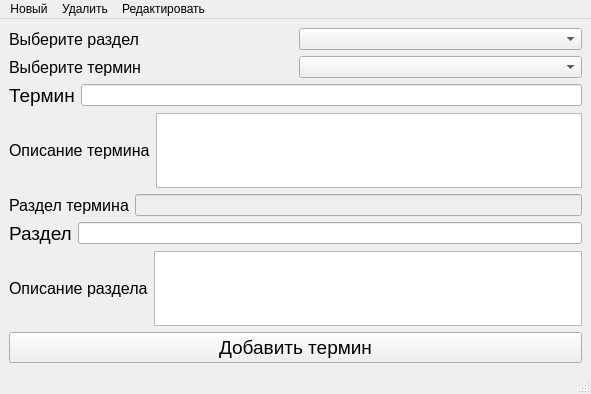
<?xml version="1.0" encoding="UTF-8"?>
<ui version="4.0">
 <class>MainWindow</class>
 <widget class="QMainWindow" name="MainWindow">
  <property name="geometry">
   <rect>
    <x>0</x>
    <y>0</y>
    <width>591</width>
    <height>394</height>
   </rect>
  </property>
  <property name="windowTitle">
   <string>Связь с базой данных</string>
  </property>
  <widget class="QWidget" name="centralwidget">
   <layout class="QVBoxLayout" name="verticalLayout">
    <item>
     <layout class="QHBoxLayout" name="horizontalLayout_5">
      <item>
       <widget class="QLabel" name="label_5">
        <property name="font">
         <font>
          <pointsize>12</pointsize>
         </font>
        </property>
        <property name="text">
         <string>Выберите раздел</string>
        </property>
       </widget>
      </item>
      <item>
       <widget class="QComboBox" name="sections"/>
      </item>
     </layout>
    </item>
    <item>
     <layout class="QHBoxLayout" name="choose_term">
      <item>
       <widget class="QLabel" name="label_4">
        <property name="font">
         <font>
          <pointsize>12</pointsize>
         </font>
        </property>
        <property name="text">
         <string>Выберите термин</string>
        </property>
       </widget>
      </item>
      <item>
       <widget class="QComboBox" name="terms"/>
      </item>
     </layout>
    </item>
    <item>
     <layout class="QHBoxLayout" name="horizontalLayout">
      <item>
       <widget class="QLabel" name="label">
        <property name="font">
         <font>
          <pointsize>14</pointsize>
         </font>
        </property>
        <property name="text">
         <string>Термин</string>
        </property>
       </widget>
      </item>
      <item>
       <widget class="QLineEdit" name="term"/>
      </item>
     </layout>
    </item>
    <item>
     <layout class="QHBoxLayout" name="horizontalLayout_2">
      <item>
       <widget class="QLabel" name="label_2">
        <property name="font">
         <font>
          <pointsize>12</pointsize>
         </font>
        </property>
        <property name="text">
         <string>Описание термина</string>
        </property>
       </widget>
      </item>
      <item>
       <widget class="QTextEdit" name="term_description"/>
      </item>
     </layout>
    </item>
    <item>
     <layout class="QHBoxLayout" name="horizontalLayout_3">
      <item>
       <widget class="QLabel" name="label_3">
        <property name="font">
         <font>
          <pointsize>12</pointsize>
         </font>
        </property>
        <property name="text">
         <string>Раздел термина</string>
        </property>
       </widget>
      </item>
      <item>
       <widget class="QLineEdit" name="section_name">
        <property name="enabled">
         <bool>false</bool>
        </property>
       </widget>
      </item>
     </layout>
    </item>
    <item>
     <layout class="QHBoxLayout" name="horizontalLayout_6">
      <item>
       <widget class="QLabel" name="label_6">
        <property name="font">
         <font>
          <pointsize>14</pointsize>
         </font>
        </property>
        <property name="text">
         <string>Раздел</string>
        </property>
       </widget>
      </item>
      <item>
       <widget class="QLineEdit" name="section"/>
      </item>
     </layout>
    </item>
    <item>
     <layout class="QHBoxLayout" name="horizontalLayout_7">
      <item>
       <widget class="QLabel" name="label_7">
        <property name="font">
         <font>
          <pointsize>12</pointsize>
         </font>
        </property>
        <property name="text">
         <string>Описание раздела</string>
        </property>
       </widget>
      </item>
      <item>
       <widget class="QTextEdit" name="section_description"/>
      </item>
     </layout>
    </item>
    <item>
     <widget class="QPushButton" name="pushButton">
      <property name="font">
       <font>
        <pointsize>14</pointsize>
       </font>
      </property>
      <property name="text">
       <string>Добавить термин</string>
      </property>
     </widget>
    </item>
   </layout>
  </widget>
  <widget class="QMenuBar" name="menubar">
   <property name="geometry">
    <rect>
     <x>0</x>
     <y>0</y>
     <width>591</width>
     <height>21</height>
    </rect>
   </property>
   <widget class="QMenu" name="add">
    <property name="title">
     <string>Новый</string>
    </property>
    <addaction name="add_term"/>
    <addaction name="add_section"/>
   </widget>
   <widget class="QMenu" name="change">
    <property name="title">
     <string>Редактировать</string>
    </property>
    <addaction name="change_term"/>
    <addaction name="change_section"/>
   </widget>
   <widget class="QMenu" name="del">
    <property name="title">
     <string>Удалить</string>
    </property>
    <addaction name="del_term"/>
    <addaction name="del_section"/>
   </widget>
   <addaction name="add"/>
   <addaction name="del"/>
   <addaction name="change"/>
  </widget>
  <widget class="QStatusBar" name="statusbar"/>
  <action name="action">
   <property name="text">
    <string>Редактировать</string>
   </property>
  </action>
  <action name="action_2">
   <property name="text">
    <string>Удалить</string>
   </property>
  </action>
  <action name="action_3">
   <property name="text">
    <string>Добавить</string>
   </property>
  </action>
  <action name="add_term">
   <property name="text">
    <string>Термин</string>
   </property>
  </action>
  <action name="add_section">
   <property name="text">
    <string>Раздел</string>
   </property>
  </action>
  <action name="change_term">
   <property name="text">
    <string>Термин</string>
   </property>
  </action>
  <action name="change_section">
   <property name="text">
    <string>Раздел</string>
   </property>
  </action>
  <action name="del_term">
   <property name="text">
    <string>Термин</string>
   </property>
  </action>
  <action name="del_section">
   <property name="text">
    <string>Раздел</string>
   </property>
  </action>
  <action name="search_term">
   <property name="text">
    <string>Термина</string>
   </property>
  </action>
  <action name="search_section">
   <property name="text">
    <string>Раздела</string>
   </property>
  </action>
 </widget>
 <resources/>
 <connections/>
</ui>
